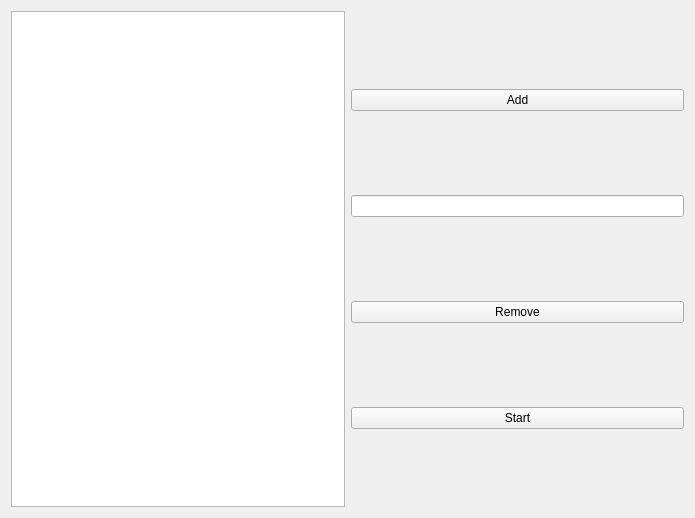
<?xml version="1.0" encoding="UTF-8"?>
<ui version="4.0">
 <class>Window</class>
 <widget class="QWidget" name="Window">
  <property name="geometry">
   <rect>
    <x>0</x>
    <y>0</y>
    <width>695</width>
    <height>518</height>
   </rect>
  </property>
  <property name="windowTitle">
   <string>Window</string>
  </property>
  <layout class="QGridLayout" name="gridLayout">
   <item row="0" column="0">
    <layout class="QHBoxLayout" name="horizontalLayout">
     <item>
      <widget class="QListWidget" name="listWidget"/>
     </item>
     <item>
      <layout class="QVBoxLayout" name="verticalLayout">
       <item>
        <widget class="QPushButton" name="addButton">
         <property name="text">
          <string>Add</string>
         </property>
        </widget>
       </item>
       <item>
        <widget class="QLineEdit" name="taskEdit"/>
       </item>
       <item>
        <widget class="QPushButton" name="removeButton">
         <property name="text">
          <string>Remove</string>
         </property>
        </widget>
       </item>
       <item>
        <widget class="QPushButton" name="startButton">
         <property name="text">
          <string>Start</string>
         </property>
        </widget>
       </item>
      </layout>
     </item>
    </layout>
   </item>
  </layout>
 </widget>
 <layoutdefault spacing="6" margin="11"/>
 <resources/>
 <connections/>
</ui>
